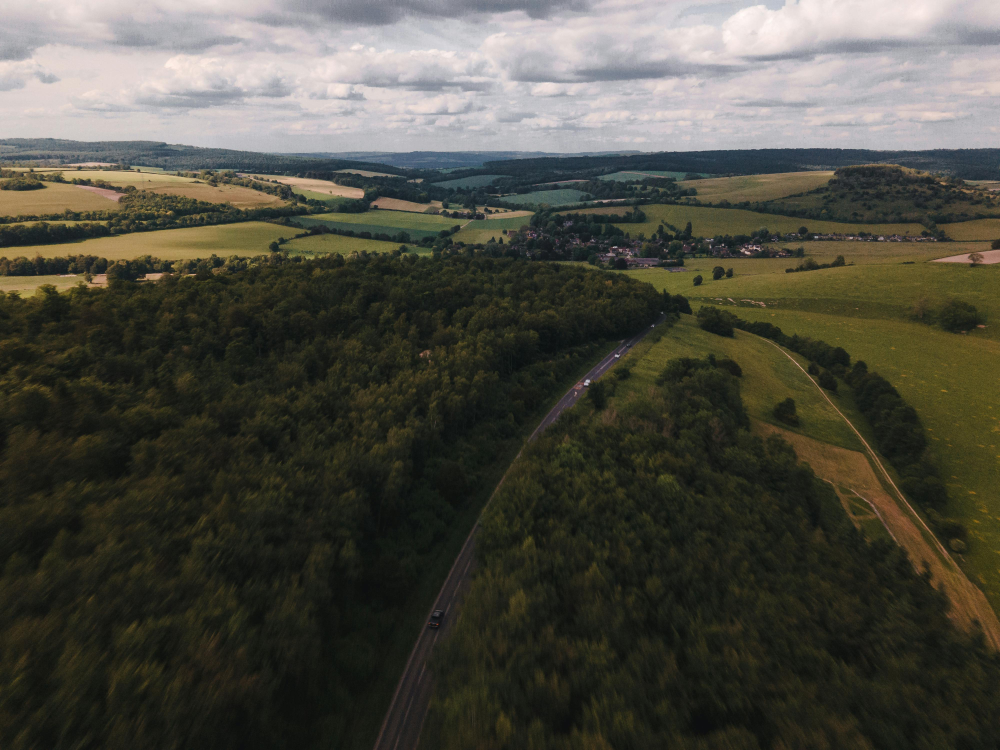
#> input picture images/photo_01.jpeg, 4000 x 3000 px, found by its file name (shown at 1/4 size); its folder holds only this picture in this run
$ python new_project.py
#> lines starting #> are read from the running program, lines starting #| are printed output that depends on the picture; after the words box and inside, x2 and y2 are one past the last pixel; in counts of white or black regions, pixels touching at a corner belong together
import os
import cv2
import numpy as np
#from math import atan2, cos, sin, pi, degrees, radians

# CONSTANTS
#https://www.rapidtables.com/convert/color/rgb-to-hsv.html
#https://www.selecolor.com/en/hsv-color-picker/
LOWER_YELL = np.array([ 15,  50, 155])
UPPER_YELL = np.array([ 22, 205, 255])
LOWER_BLUE = np.array([ 90,   0, 100])
UPPER_BLUE = np.array([125, 255, 255])
LOWER_RED1 = np.array([  0,   0, 175])
UPPER_RED1 = np.array([ 30,  35, 255])
LOWER_RED2 = np.array([170,   0, 175])
UPPER_RED2 = np.array([179,  35, 255])


def showImg(img: np.array, name: str = 'N/A'):
    # Вывод изображения для отслеживания процесса и дебага
    cv2.namedWindow(name, cv2.WINDOW_NORMAL | cv2.WINDOW_KEEPRATIO)
    cv2.resizeWindow(name, 300, 300)
    cv2.imshow(name, img)

def cropNscale(img: np.array):
    # Сначала обрезка изображения до квадрата
    width, height = img.shape[1::-1]
#> width = 4000; height = 3000
    if width > height:
        margin = (width - height)/2
#> margin = 500
        img = img[:, int(margin):int(width - margin)]
    else:
        margin = (height - width)/2
        img = img[int(margin):int(height - margin), :]

    # Теперь уменьшение
    return cv2.resize(img, (100, 100))

def fitlineRANSAC(points: list):
    points = np.array(points)
    n_points = len(points)
    best_model = (0, 0) # k, b in y=kx+b
    best_inliers_count = 0
    for _ in range(50):
        p1, p2 = points[np.random.choice(n_points, 2, replace=False)]
        if p1[0] == p2[0]: continue
        k = (p2[1] - p1[1]) / (p2[0] - p1[0])
        b = p1[1] - k[p1[0]]
        n_inliers = 0
        if n_inliers > best_inliers_count:
            best_inliers_count = n_inliers

    return best_model

def HSVfilter(img: np.array):
    img  = cv2.cvtColor(img, cv2.COLOR_BGR2HSV)
#> img: shape (100, 100, 3); mean H, S, V 55.1, 63.5, 78
    yell = cv2.inRange(img, LOWER_YELL, UPPER_YELL)
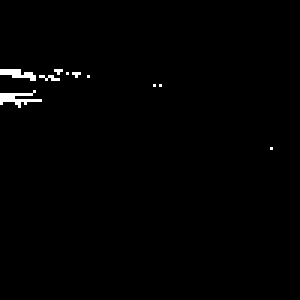
#> yell: shape (100, 100) (shown 3 times larger); 0.84% white in thin lines or dots, all inside (x1, y1, x2, y2) = (0, 23, 91, 50)
    blue = cv2.inRange(img, LOWER_BLUE, UPPER_BLUE)
#> blue: shape (100, 100); 7.4% white; 44 white regions (37 under 20 px), largest, box (x1, y1, x2, y2) and area: (16, 9, 71, 23) 225, (16, 0, 63, 8) 177, (51, 5, 100, 15) 132
    red  = cv2.bitwise_or(
        cv2.inRange(img, LOWER_RED1, UPPER_RED1),
        cv2.inRange(img, LOWER_RED2, UPPER_RED2)
    )
#> red: shape (100, 100); 6.9% white; 29 white regions (24 under 20 px), largest, box (x1, y1, x2, y2) and area: (0, 0, 100, 19) 461, (27, 11, 46, 18) 44, (78, 8, 96, 14) 42, (0, 0, 19, 3) 31, (61, 15, 81, 19) 31
    return cv2.bitwise_or(blue, red), cv2.bitwise_not(yell)

#def find_pitch_and_roll(frame: np.array, debug_mode: bool = False):
def find_pitch_and_roll(path: str, debug_mode: bool = False):

    frame = cropNscale(cv2.imread(f'images\{path}'))
    #frame = crop_and_scale(frame)
    mask_blue, mask_fields = HSVfilter(frame)
#> mask_blue: shape (100, 100); 14.3% white; 18 white regions (17 under 20 px), largest, box (x1, y1, x2, y2) and area: (0, 0, 100, 23) 1402
    blue_filtered_gray = cv2.add(cv2.cvtColor(frame, cv2.COLOR_BGR2GRAY), mask_blue)
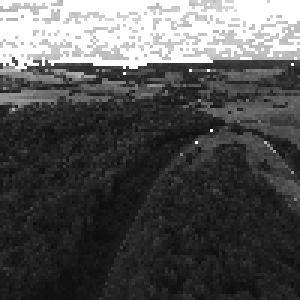
#> blue_filtered_gray: shape (100, 100) (shown 3 times larger); min 13, max 255, mean 83

    blur_img = cv2.bilateralFilter(blue_filtered_gray, 9, 60, 50)
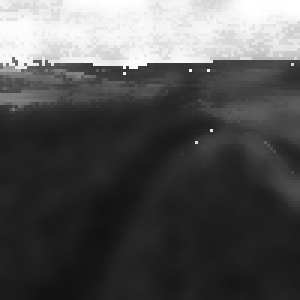
#> blur_img: shape (100, 100) (shown 3 times larger); min 17, max 255, mean 83.1
    _, bw_img = cv2.threshold(blue_filtered_gray, 250, 255, cv2.THRESH_OTSU)
#> bw_img: shape (100, 100); 21.9% white; 22 white regions (20 under 20 px), largest, box (x1, y1, x2, y2) and area: (0, 0, 100, 25) 2115, (0, 31, 10, 35) 24
    bw_img = cv2.bitwise_and(bw_img, mask_fields)
#> bw_img: shape (100, 100); 21.3% white; 18 white regions (17 under 20 px), largest, box (x1, y1, x2, y2) and area: (0, 0, 100, 23) 2105
    dilated_edges = cv2.dilate(
        cv2.Canny(image=blur_img, threshold1=200, threshold2=250),
        cv2.getStructuringElement(cv2.MORPH_ELLIPSE, (3, 3))
    )
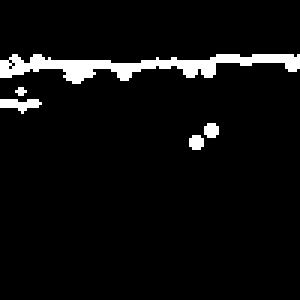
#> dilated_edges: shape (100, 100) (shown 3 times larger); 5.2% white; 5 white regions (1 under 20 px)

    contours, _ = cv2.findContours(bw_img, cv2.RETR_TREE, cv2.CHAIN_APPROX_NONE)
#> contours = 21 contours, 20 with area under 20; largest, box (x1, y1, x2, y2) and area: (0, 0, 100, 23) 1988
    sky = sorted(contours, key=cv2.contourArea, reverse=True)[0]
#> sky = contour of 244 points, box (x1, y1, x2, y2) (0, 0, 100, 23), area 1988

    edge_points = []     # Лежат на краях изображения, поэтому точно не горизонт
    non_edge_points = [] # Лежат на краях водоёмов, засветов и т.д.
    for p in sky:
        x, y = p[0]
        if x == 0 or x == 99 or y == 0 or y == 99:
            edge_points.append(p[0])
        else:
            non_edge_points.append(p[0])
#> this loop made 244 passes
#> (x, y) on passes 1 to 3: (0, 0), (0, 1), (0, 2)
#> after the loop, edge_points = 139 pairs, first value 0 to 99, second value 0 to 20; non_edge_points = 105 pairs, first value 1 to 98, second value 19 to 22

    avg = np.average(edge_points, axis=0).astype('uint8') if edge_points else []
#> avg = [49, 2]

    non_edge_points = [p for p in non_edge_points if dilated_edges[p[1]][p[0]]]
#> non_edge_points = 103 pairs, first value 1 to 98, second value 19 to 22

    if debug_mode:
        bw_img = cv2.cvtColor(bw_img, cv2.COLOR_GRAY2BGR)
        if len(avg) > 0:
            bw_img[avg[1]][avg[0]] = (0, 255, 255)
#> bw_img: shape (100, 100, 3); mean B, G, R 54.2, 54.2, 54.2
        for pos in edge_points:
            bw_img[pos[1]][pos[0]] = (0, 255, 255)
#> this loop made 139 passes
#> pos on passes 1 to 12: [0, 0], [0, 1], [0, 2], [0, 3], [0, 4], [0, 5], [0, 6], [0, 7], [0, 8], [0, 9], [0, 10], [0, 11]
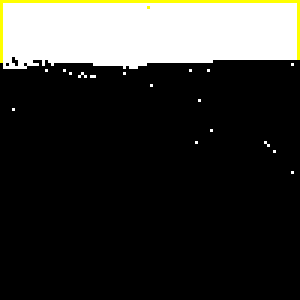
#> bw_img: shape (100, 100, 3) (shown 3 times larger); mean B, G, R 50.6, 54.2, 54.2
        for pos in non_edge_points:
            bw_img[pos[1]][pos[0]] = (0,   0, 255)
#> this loop made 103 passes
#> pos on passes 1 to 12: [1, 21], [1, 22], [2, 22], [4, 22], [5, 22], [6, 22], [7, 22], [8, 22], [9, 21], [10, 21], [11, 21], [12, 21]
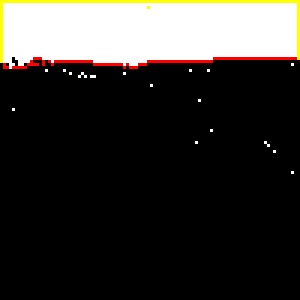
#> bw_img: shape (100, 100, 3) (shown 3 times larger); 1.01% of pixels changed, all inside (x1, y1, x2, y2) = (1, 19, 99, 23)

        showImg(frame, 'Original')
        showImg(cv2.bitwise_or(mask_blue, cv2.bitwise_not(mask_fields)), 'Mask')
        showImg(blue_filtered_gray, 'Blue filter gray')
        showImg(blur_img, 'Blur')
        showImg(bw_img, 'B&W')
        showImg(dilated_edges, 'Edges')
        cv2.imwrite(f'debug_images\{path}', cv2.bitwise_and(frame, frame, mask=mask_fields))
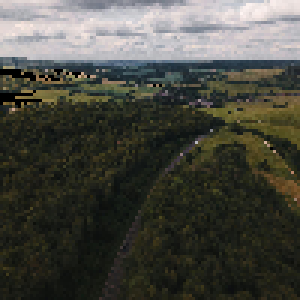
#> saved as photo_01.jpeg: shape (100, 100, 3) (shown 3 times larger); mean B, G, R 65.3, 73.3, 73.1
    return ''

os.system('cls')
for name in os.listdir('images'):
    print(name)
    print(find_pitch_and_roll(
        #cv2.imread(f'images\{name}'),
        name,
        debug_mode = True
    ))
    if cv2.waitKey(0) == 27: break # esc для выхода
#> (key Esc is pressed here)
    cv2.destroyAllWindows()

$ run again, on images/photo_05.jpeg
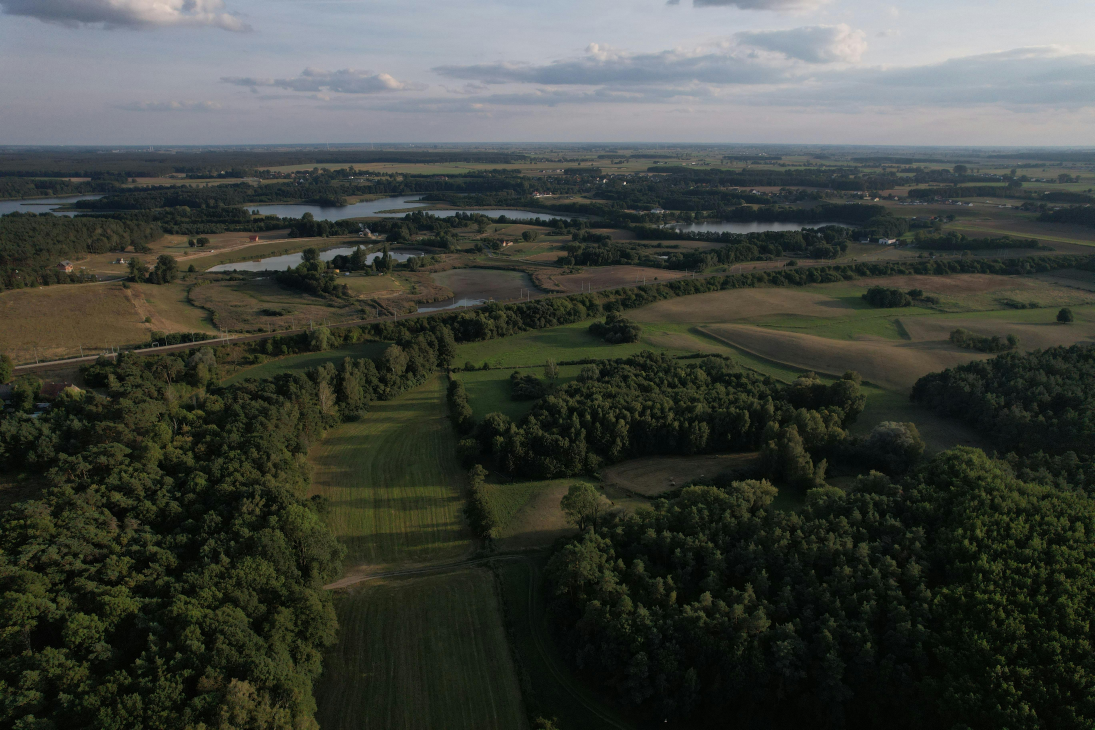
#> input picture images/photo_05.jpeg, 5472 x 3648 px, found by its file name (shown at 1/5 size)
#> width = 5472; height = 3648
#> margin = 912
#> yell: shape (100, 100); every value is 0
#> blue: shape (100, 100); 19.7% white; 19 white regions (17 under 20 px), largest, box (x1, y1, x2, y2) and area: (0, 0, 100, 23) 1873, (9, 27, 31, 30) 39
#> red: shape (100, 100); 0.46% white in thin lines or dots, all inside (x1, y1, x2, y2) = (2, 0, 99, 18)
#> mask_blue: shape (100, 100); 20.2% white; 16 white regions (14 under 20 px), largest, box (x1, y1, x2, y2) and area: (0, 0, 100, 23) 1926, (9, 27, 31, 30) 39
#> mask_fields: shape (100, 100); every value is 255
#> in find_pitch_and_roll, `dilated_edges = cv2.dilate( cv2.Canny(image=blur_img, threshold1=200, ..`:
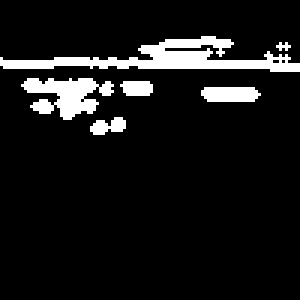
#> dilated_edges: shape (100, 100) (shown 3 times larger); 9.1% white; 6 white regions (1 under 20 px)
#> contours = 15 contours, 14 with area under 20; largest, box (x1, y1, x2, y2) and area: (0, 0, 100, 23) 1996
#> sky = contour of 239 points, box (x1, y1, x2, y2) (0, 0, 100, 23), area 1996
#> the loop in find_pitch_and_roll, `for p in sky:` made 239 passes
#> (x, y) on passes 1 to 3: (0, 0), (0, 1), (0, 2)
#> after the loop in find_pitch_and_roll, `for p in sky:`: edge_points = 141 pairs, first value 0 to 99, second value 0 to 21; non_edge_points = 98 pairs, first value 1 to 98, second value 19 to 22
#> avg = [49, 3]
#> the loop in find_pitch_and_roll, `for pos in edge_points:` made 141 passes
#> pos on passes 1 to 8: [0, 0], [0, 1], [0, 2], [0, 3], [0, 4], [0, 5], [0, 6], [0, 7]
#> the loop in find_pitch_and_roll, `for pos in non_edge_points:` made 98 passes
#> pos on passes 1 to 8: [1, 20], [2, 20], [3, 20], [4, 20], [5, 20], [6, 20], [7, 20], [8, 20]
#> after the loop in find_pitch_and_roll, `for pos in non_edge_points:`:
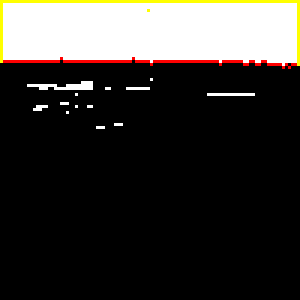
#> bw_img: shape (100, 100, 3) (shown 3 times larger); mean B, G, R 50.1, 53.7, 56.2

$ run again, on images/photo_07.jpeg
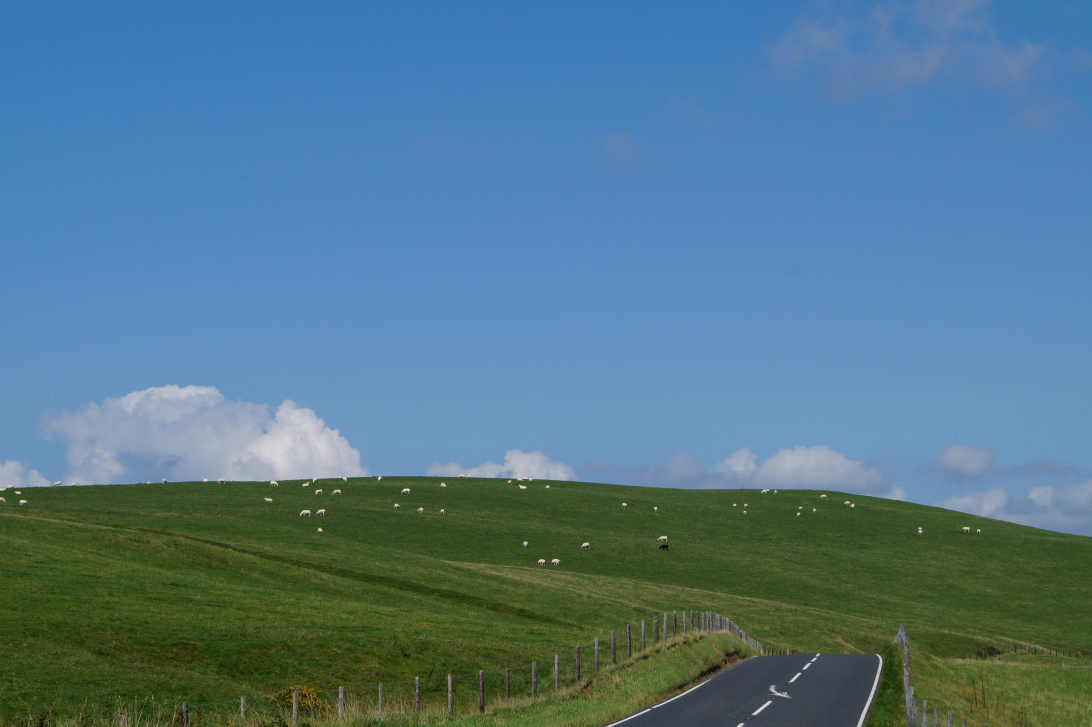
#> input picture images/photo_07.jpeg, 5456 x 3632 px, found by its file name (shown at 1/5 size)
#> width = 5456; height = 3632
#> margin = 912
#> yell: shape (100, 100); 0.01% white in thin lines or dots, all inside (x1, y1, x2, y2) = (77, 69, 78, 70)
#> blue: shape (100, 100); 66.6% white; 4 black regions (3 under 20 px), largest, box (x1, y1, x2, y2) and area: (0, 65, 100, 100) 3331
#> red: shape (100, 100); 0.09% white in thin lines or dots, all inside (x1, y1, x2, y2) = (12, 65, 96, 100)
#> mask_blue: shape (100, 100); 66.7% white; 4 black regions (3 under 20 px), largest, box (x1, y1, x2, y2) and area: (0, 66, 100, 100) 3322
#> dilated_edges: shape (100, 100); 4.7% white; 5 white regions (2 under 20 px)
#> contours = 20 contours, 19 with area under 20; largest, box (x1, y1, x2, y2) and area: (0, 0, 100, 69) 6494
#> sky = contour of 331 points, box (x1, y1, x2, y2) (0, 0, 100, 69), area 6494
#> the loop in find_pitch_and_roll, `for p in sky:` made 331 passes
#> (x, y) on passes 1 to 3: (0, 0), (0, 1), (0, 2)
#> after the loop in find_pitch_and_roll, `for p in sky:`: edge_points = 233 pairs, first value 0 to 99, second value 0 to 68; non_edge_points = 98 pairs, first value 1 to 98, second value 65 to 68
#> avg = [50, 19]
#> the loop in find_pitch_and_roll, `for pos in edge_points:` made 233 passes
#> the loop in find_pitch_and_roll, `for pos in non_edge_points:` made 98 passes
#> pos on passes 1 to 8: [1, 65], [2, 65], [3, 65], [4, 65], [5, 65], [6, 65], [7, 65], [8, 65]
#> after the loop in find_pitch_and_roll, `for pos in non_edge_points:`:
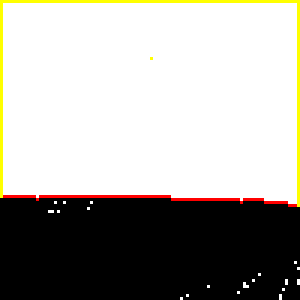
#> bw_img: shape (100, 100, 3) (shown 3 times larger); mean B, G, R 162, 168, 170.5
